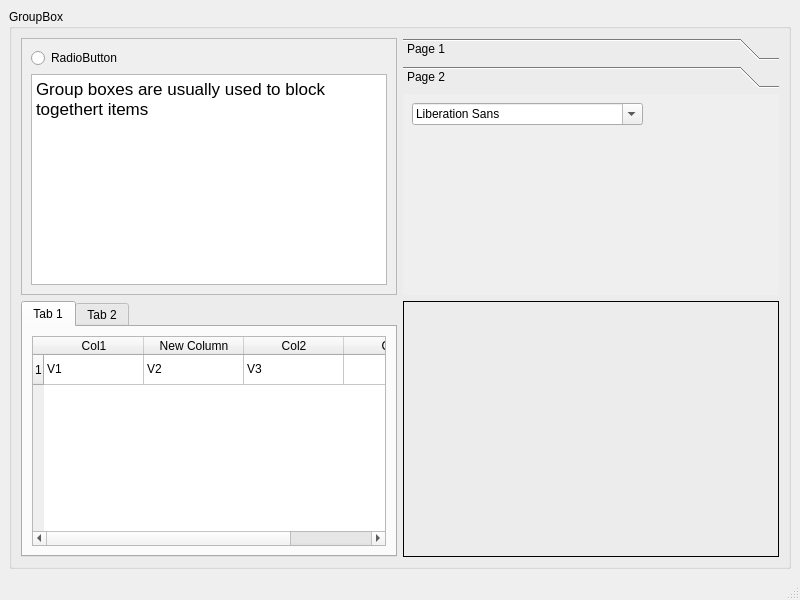
<?xml version="1.0" encoding="UTF-8"?>
<ui version="4.0">
 <class>MainWindow</class>
 <widget class="QMainWindow" name="MainWindow">
  <property name="geometry">
   <rect>
    <x>0</x>
    <y>0</y>
    <width>800</width>
    <height>600</height>
   </rect>
  </property>
  <property name="windowTitle">
   <string>MainWindow</string>
  </property>
  <widget class="QWidget" name="centralwidget">
   <layout class="QGridLayout" name="gridLayout_3">
    <item row="0" column="0">
     <widget class="QGroupBox" name="groupBox">
      <property name="title">
       <string>GroupBox</string>
      </property>
      <layout class="QGridLayout" name="gridLayout">
       <item row="0" column="0">
        <widget class="QScrollArea" name="scrollArea">
         <property name="widgetResizable">
          <bool>true</bool>
         </property>
         <widget class="QWidget" name="scrollAreaWidgetContents">
          <property name="geometry">
           <rect>
            <x>0</x>
            <y>0</y>
            <width>363</width>
            <height>222</height>
           </rect>
          </property>
          <layout class="QGridLayout" name="gridLayout_2">
           <item row="0" column="0">
            <widget class="QRadioButton" name="radioButton">
             <property name="text">
              <string>RadioButton</string>
             </property>
            </widget>
           </item>
           <item row="1" column="0">
            <widget class="QTextEdit" name="textEdit">
             <property name="html">
              <string>&lt;!DOCTYPE HTML PUBLIC &quot;-//W3C//DTD HTML 4.0//EN&quot; &quot;http://www.w3.org/TR/REC-html40/strict.dtd&quot;&gt;
&lt;html&gt;&lt;head&gt;&lt;meta name=&quot;qrichtext&quot; content=&quot;1&quot; /&gt;&lt;meta charset=&quot;utf-8&quot; /&gt;&lt;style type=&quot;text/css&quot;&gt;
p, li { white-space: pre-wrap; }
&lt;/style&gt;&lt;/head&gt;&lt;body style=&quot; font-family:'.AppleSystemUIFont'; font-size:13pt; font-weight:400; font-style:normal;&quot;&gt;
&lt;p style=&quot; margin-top:0px; margin-bottom:0px; margin-left:0px; margin-right:0px; -qt-block-indent:0; text-indent:0px;&quot;&gt;Group boxes are usually used to block togethert items&lt;/p&gt;&lt;/body&gt;&lt;/html&gt;</string>
             </property>
            </widget>
           </item>
          </layout>
         </widget>
        </widget>
       </item>
       <item row="1" column="0">
        <widget class="QTabWidget" name="tabWidget">
         <property name="currentIndex">
          <number>0</number>
         </property>
         <widget class="QWidget" name="tab">
          <attribute name="title">
           <string>Tab 1</string>
          </attribute>
          <layout class="QGridLayout" name="gridLayout_4">
           <item row="0" column="0">
            <widget class="QTableWidget" name="tableWidget">
             <row>
              <property name="text">
               <string>1</string>
              </property>
             </row>
             <column>
              <property name="text">
               <string>Col1</string>
              </property>
             </column>
             <column>
              <property name="text">
               <string>New Column</string>
              </property>
             </column>
             <column>
              <property name="text">
               <string>Col2</string>
              </property>
             </column>
             <column>
              <property name="text">
               <string>Col3</string>
              </property>
             </column>
             <item row="0" column="0">
              <property name="text">
               <string>V1</string>
              </property>
             </item>
             <item row="0" column="1">
              <property name="text">
               <string>V2</string>
              </property>
             </item>
             <item row="0" column="2">
              <property name="text">
               <string>V3</string>
              </property>
             </item>
            </widget>
           </item>
          </layout>
         </widget>
         <widget class="QWidget" name="tab_2">
          <attribute name="title">
           <string>Tab 2</string>
          </attribute>
          <layout class="QGridLayout" name="gridLayout_5">
           <item row="0" column="0">
            <widget class="QTreeWidget" name="treeWidget">
             <column>
              <property name="text">
               <string>1</string>
              </property>
             </column>
             <item>
              <property name="text">
               <string>Item 1</string>
              </property>
             </item>
             <item>
              <property name="text">
               <string>Sib Item 4</string>
              </property>
             </item>
             <item>
              <property name="text">
               <string>Item 2</string>
              </property>
              <item>
               <property name="text">
                <string>Sub item 3</string>
               </property>
              </item>
             </item>
            </widget>
           </item>
          </layout>
         </widget>
        </widget>
       </item>
       <item row="0" column="1">
        <widget class="QToolBox" name="toolBox">
         <property name="currentIndex">
          <number>1</number>
         </property>
         <widget class="QWidget" name="page">
          <property name="geometry">
           <rect>
            <x>0</x>
            <y>0</y>
            <width>365</width>
            <height>156</height>
           </rect>
          </property>
          <attribute name="label">
           <string>Page 1</string>
          </attribute>
          <layout class="QFormLayout" name="formLayout">
           <item row="0" column="0">
            <widget class="QLineEdit" name="lineEdit">
             <property name="text">
              <string>Tool Box </string>
             </property>
            </widget>
           </item>
          </layout>
         </widget>
         <widget class="QWidget" name="page_2">
          <property name="geometry">
           <rect>
            <x>0</x>
            <y>0</y>
            <width>365</width>
            <height>156</height>
           </rect>
          </property>
          <attribute name="label">
           <string>Page 2</string>
          </attribute>
          <layout class="QFormLayout" name="formLayout_2">
           <item row="0" column="0">
            <widget class="QFontComboBox" name="fontComboBox"/>
           </item>
          </layout>
         </widget>
        </widget>
       </item>
       <item row="1" column="1">
        <widget class="QStackedWidget" name="stackedWidget">
         <property name="frameShape">
          <enum>QFrame::Panel</enum>
         </property>
         <property name="currentIndex">
          <number>1</number>
         </property>
         <widget class="QWidget" name="page_3"/>
         <widget class="QWidget" name="page_4">
          <layout class="QHBoxLayout" name="horizontalLayout"/>
         </widget>
        </widget>
       </item>
      </layout>
     </widget>
    </item>
   </layout>
  </widget>
  <widget class="QMenuBar" name="menubar">
   <property name="geometry">
    <rect>
     <x>0</x>
     <y>0</y>
     <width>800</width>
     <height>24</height>
    </rect>
   </property>
  </widget>
  <widget class="QStatusBar" name="statusbar"/>
 </widget>
 <resources/>
 <connections/>
</ui>
